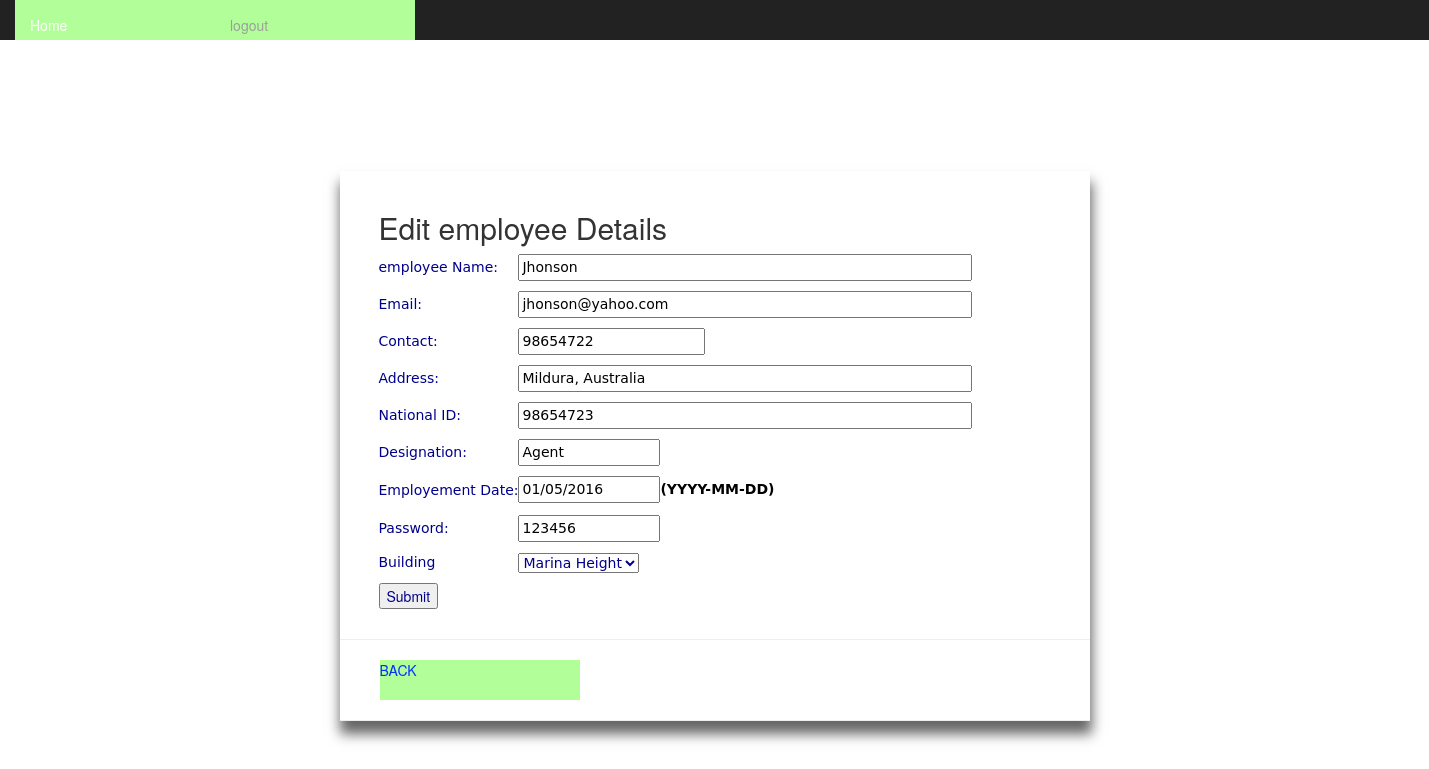
Page /siteadmin/edit_employees.php?id=5 (signed in) on the committed database.
### tables this page shows
CREATE TABLE `employee` (
  `eid` int(11) NOT NULL,
  `e_name` varchar(200) NOT NULL,
  `e_email` varchar(200) NOT NULL,
  `e_contact` varchar(200) NOT NULL,
  `e_address` varchar(200) NOT NULL,
  `e_nid` varchar(200) NOT NULL,
  `e_designation` varchar(255) NOT NULL,
  `e_date` varchar(200) NOT NULL,
  `e_password` varchar(200) NOT NULL,
  `building_id` int(11) NOT NULL,
  `status` varchar(255) NOT NULL
);

### siteadmin/edit_employees.php (the view, shortened to what this page needs)
<?php
include ('common_functions.php');
$result = mysql_query("SELECT * FROM employee where eid='".$_REQUEST['id']."'");
$row = mysql_fetch_array($result);
?>
<html>
<head>
<link rel="stylesheet" href="../css/bootstrap.css" type="text/css" media="screen"/>
<link rel="stylesheet" href="../style/style.css" type="text/css" media="screen"/>
</head>
 <body>
  <div style="padding-top:5%;"></div>
<div class="container">
  <nav class="nav navbar-inverse navbar-fixed-top">
<?php include_once("headerad.php");?>
</nav>
   <div id="dinv"><br/>
     <div align="left" style="margin-left:24px;">
<?php
echo '<form method="post">';
echo '<div class="container">';
echo '<h2>Edit employee Details</h2>' ;
echo '  <table border="0">
<tr><td><p>employee Name: </td><td><input type="text" required name="e_name" size="50" maxlength="50" value="'.$row['e_name'].'" class="textbox"/></p>
<tr><td><p>Email: </td><td><input type="email" required name="e_email" size="50" maxlength="50" value="'.$row['e_email'].'" class="textbox"/></p>
<tr><td><p>Contact: </td><td><input type="number" required name="e_contact" size="15" maxlength="15" value="'.$row['e_contact'].'" class="textbox"/></p>
<tr><td><p>Address: </td><td><input type="text" required name="e_address" size="50" maxlength="50" value="'.$row['e_address'].'" class="textbox"/></p>
<tr><td><p>National ID: </td><td><input type="text" required name="e_nid" size="50" maxlength="50" value="'.$row['e_nid'].'" class="textbox"/></p>
<tr><td><p>Designation: </td><td><input type="text" required name="e_designation" size="15" maxlength="15" value="'.$row['e_designation'].'" class="textbox"/></p>
<tr><td><p>Employement Date: </td><td><input type="text" required name="e_date" size="15" maxlength="15" id="datepicker" value="'.$row['e_date'].'" class="textbox"/><label>(YYYY-MM-DD)</label></p>
<tr><td><p>Password: </td><td><input type="text" required name="e_password" size="15" maxlength="15" value="'.$row['e_password'].'" class="textbox"/></p>
<tr><td><p>Building</p></td><td><p>
<select name="building_id" required>';
$result = mysql_query("SELECT * FROM building_info WHERE status = 'ACTIVE'");
while($r = mysql_fetch_array($result))
{
if ($r['bldid']==$row["building_id"]) {
	 $selected = "selected";
} else {
	 $selected = "";
}
echo '<option value="'.$r['bldid'].'" '.$selected.'>'.$r['name'].'</option>';
}
echo '</select></p></td></tr>
</table>';
if(!isset($_POST['submitted'])){
    printFormSubmit();
}
echo '</div>
<hr><ul><a href="admin_dashboard.php" class="button">BACK</a>  </ul><hr>';
?>

### style/style.css (style rules this page uses)
body,td,th { font-family:"Lucida Grande", "Lucida Sans Unicode", "Lucida Sans", "DejaVu Sans", Verdana, sans-serif; font-size: 14px; color: #000; line-height:1.5em; }
p { margin-right:24px; }
a:link { color: #03F; text-decoration: none; background-color: #B2FF99 !important; }
#dinv { margin-top:100px; margin-bottom:10px; margin-left:auto; margin-right:auto; width:750px; box-shadow:1px 12px 12px 1px #666666; border:1px; }

### siteadmin/headerad.php (style rules this page uses)
a { display:block;width:200px;height:40px;align:center }
a:link { background-color:#B2FF99; }
p { color:#00008B; }

### rows in the picture
employee: e_name "Jhonson", e_email "jhonson@yahoo.com", e_contact "98654722", e_address "Mildura, Australia", e_nid "98654723", e_designation "Agent", e_date "01/05/2016", e_password "123456"

### other values in the picture
form field building_id "Marina Height"
